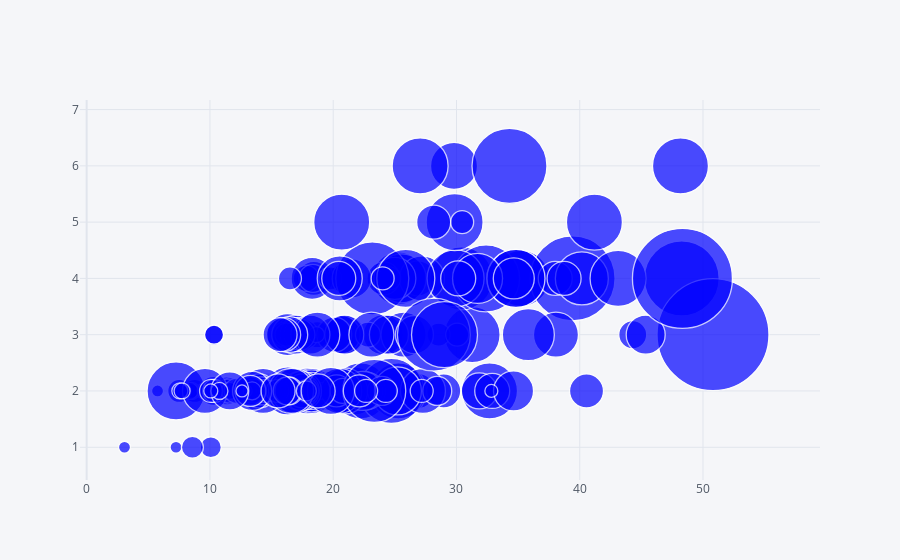

Write notebook code for a chart like this one.
### Markdown cell above
Bubblechart  — разновидность диаграммы рассеяния (scatterplot), в которой используются три параметра. Третий параметр влияет на размер маркера, который показывает связь между значениями переменных, отложенных на оси абсцисс и оси ординат:

### Code cell
df.iplot(kind = 'bubble', x='total_bill', y='size', size='tip', colors='blue')

### Figure 1 — Plotly figure (JSON) as saved in the notebook; plotly's stock layout.template omitted (floating-point values rounded to 4 significant figures; data arrays with more than 128 entries replaced by an {"elided": "..."} marker saying what was removed)
{"data": [{"marker": {"color": {"elided": "244 str values"}, "line": {"width": 1.3}, "size": {"elided": "244 int values"}, "symbol": "circle"}, "mode": "markers", "text": "", "type": "scatter", "x": {"elided": "244 float values"}, "y": {"elided": "244 int values"}}], "layout": {"legend": {"bgcolor": "#F5F6F9", "font": {"color": "#4D5663"}}, "paper_bgcolor": "#F5F6F9", "plot_bgcolor": "#F5F6F9", "title": {"font": {"color": "#4D5663"}}, "xaxis": {"gridcolor": "#E1E5ED", "showgrid": true, "tickfont": {"color": "#4D5663"}, "title": {"font": {"color": "#4D5663"}, "text": ""}, "zerolinecolor": "#E1E5ED"}, "yaxis": {"gridcolor": "#E1E5ED", "showgrid": true, "tickfont": {"color": "#4D5663"}, "title": {"font": {"color": "#4D5663"}, "text": ""}, "zerolinecolor": "#E1E5ED"}}}
